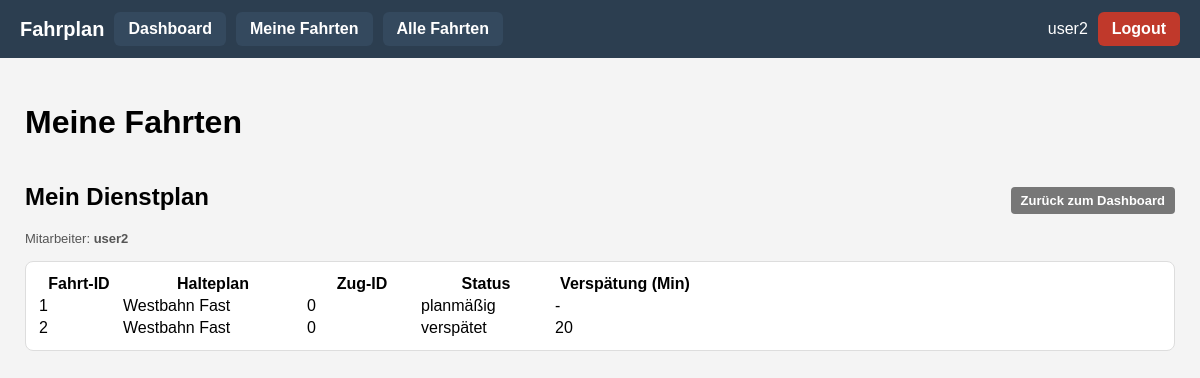
Before: /meine_fahrten (signed in) with the older database file.
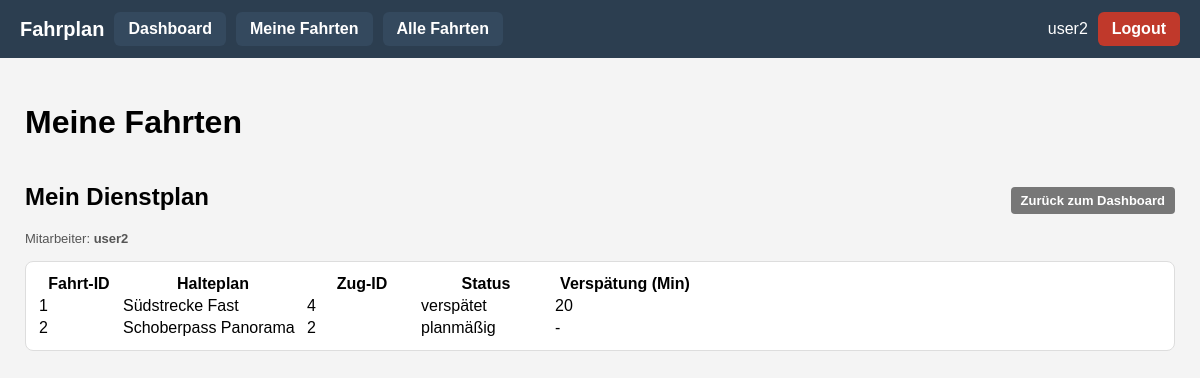
After: the same page with the newer database file.
### app/models.py (models this page shows, shortened)
class Fahrtdurchfuehrung(db.Model):
    __tablename__ = "fahrtdurchfuehrung"
    fahrt_id: so.Mapped[int] = so.mapped_column(primary_key=True)
    halteplan_id: so.Mapped[int] = so.mapped_column(
        sa.ForeignKey("halteplan.halteplan_id"), nullable=False
    )
    zug_id: so.Mapped[int] = so.mapped_column(
        sa.ForeignKey("zug.id"), nullable=False, index=True
    )
    zug: so.Mapped["Zug"] = so.relationship("Zug")
    status: so.Mapped[FahrtdurchfuehrungStatus] = so.mapped_column(
        sa.Enum(FahrtdurchfuehrungStatus),
        nullable=False,
        default=FahrtdurchfuehrungStatus.PLANMAESSIG,
    )
    verspaetung_min: so.Mapped[Optional[int]] = so.mapped_column(sa.Integer)
    halteplan: so.Mapped["Halteplan"] = so.relationship(back_populates="fahrten")
    dienstzuweisungen: so.Mapped[List["Dienstzuweisung"]] = so.relationship(
        back_populates="fahrt",
        cascade="all, delete-orphan",
        passive_deletes=True,
    )
    halte: so.Mapped[List["FahrtHalt"]] = so.relationship(
        "FahrtHalt",
        back_populates="fahrt",
        cascade="all, delete-orphan",
        passive_deletes=True,
    )
    segmente: so.Mapped[List["FahrtSegment"]] = so.relationship(
        "FahrtSegment",
        back_populates="fahrt",
        cascade="all, delete-orphan",
        passive_deletes=True,
    )
    abfahrt_zeit: so.Mapped[datetime] = so.mapped_column(sa.DateTime(), nullable=False)
    price_factor: so.Mapped[float] = so.mapped_column(sa.Float, nullable=False, default=1.0)
    __table_args__ = (
        sa.CheckConstraint("price_factor >= 1", name="ck_fahrt_price_factor_ge1"),
    )

class Halteplan(db.Model):
    __tablename__ = "halteplan"
    halteplan_id: so.Mapped[int] = so.mapped_column(primary_key=True)
    bezeichnung: so.Mapped[str] = so.mapped_column(sa.String(128), nullable=False)
    strecke_id: so.Mapped[int] = so.mapped_column(
        sa.ForeignKey("strecke.id"), nullable=False, index=True
    )
    strecke: so.Mapped["Strecke"] = so.relationship("Strecke")
    fahrten: so.Mapped[List["Fahrtdurchfuehrung"]] = so.relationship(
        back_populates="halteplan",
        cascade="all, delete-orphan"
    )
    haltepunkte: so.Mapped[List["Haltepunkt"]] = so.relationship(
        "Haltepunkt",
        order_by="Haltepunkt.position",
        cascade="all, delete-orphan"
    )
    segmente: so.Mapped[List["HalteplanSegment"]] = so.relationship(
        "HalteplanSegment",
        order_by="HalteplanSegment.position",
        cascade="all, delete-orphan",
    )

### app/routes.py (the view)
@app.route("/meine_fahrten")
@login_required
def meine_fahrten():
    if not current_user.mitarbeiter:
        flash("Für dieses Benutzerkonto ist kein Mitarbeiter hinterlegt.", "warning")
        return redirect(url_for("index"))
    ma = current_user.mitarbeiter
    fahrten = (
        db.session.query(Fahrtdurchfuehrung)
        .join(Dienstzuweisung, Dienstzuweisung.fahrt_id == Fahrtdurchfuehrung.fahrt_id)
        .filter(Dienstzuweisung.mitarbeiter_id == ma.id)
        .order_by(Fahrtdurchfuehrung.fahrt_id)
        .all()
    )
    return render_template(
        "meine_fahrten.html",
        title="Meine Fahrten",
        fahrten=fahrten,
        mitarbeiter=ma,
    )

### app/models.py (called while the page is built)
@login.user_loader
def load_user(id: str):
    return db.session.get(User, int(id))

    @property
    def is_admin(self) -> bool:
        return self.role == Role.ADMIN

### app/routes.py (called while the page is built)
@app.before_request
def before_request():
    if current_user.is_authenticated:
        current_user.last_seen = datetime.now(timezone.utc)
        db.session.commit()

### app/templates/meine_fahrten.html (shortened to what this page needs)
{% extends "base.html" %}
{% block content %}
<h1>{{ title or "Meine Fahrten" }}</h1>
<div class="card">
    <div class="card-header-row">
        <div>
            <h2>Mein Dienstplan</h2>
            <p class="info-text">
                Mitarbeiter: <strong>{{ mitarbeiter.name }}</strong>
            </p>
        </div>
        <div>
            <a href="{{ url_for('index') }}" class="btn-secondary-small">
                Zurück zum Dashboard
            </a>
        </div>
    </div>
    <div class="table-wrapper">
        <table class="table table-striped fahrten-table-mitarbeiter">
            <thead>
                <tr>
                    <th class="col-id">Fahrt-ID</th>
                    <th class="col-halteplan">Halteplan</th>
                    <th class="col-zug">Zug-ID</th>
                    <th class="col-status">Status</th>
                    <th class="col-verspaetung">Verspätung (Min)</th>
                </tr>
            </thead>
            <tbody>
                {% for f in fahrten %}
                <tr>
                    <td>{{ f.fahrt_id }}</td>
                    <td>{{ f.halteplan.bezeichnung }}</td>
                    <td>{{ f.zug_id }}</td>
                    <td>{{ f.status.value }}</td>
                    <td>{{ f.verspaetung_min or '-' }}</td>
                </tr>
                {% else %}
                <tr>
                    <td colspan="5">
                        Dir wurden noch keine Fahrten zugewiesen.
                    </td>
                </tr>
                {% endfor %}
            </tbody>
        </table>
    </div>
</div>
{% endblock %}

Changed rows visible on the page:
changed Fahrtdurchfuehrung id 1: halteplan.bezeichnung "Westbahn Fast" → "Südstrecke Fast"; zug_id "0" → "4"; status.value "planmäßig" → "verspätet"; verspaetung_min "-" → "20"
changed Fahrtdurchfuehrung id 2: halteplan.bezeichnung "Westbahn Fast" → "Schoberpass Panorama"; zug_id "0" → "2"; status.value "verspätet" → "planmäßig"; verspaetung_min "20" → "-"
